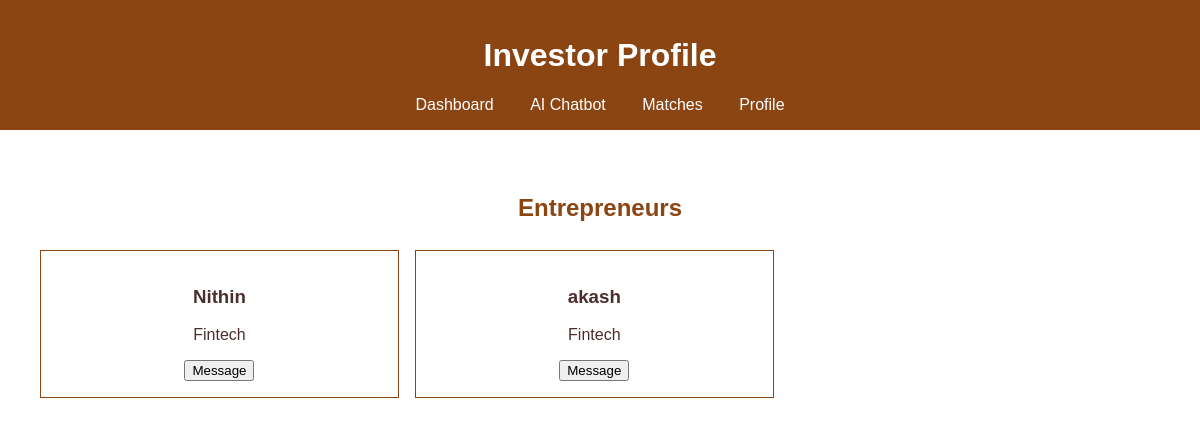
The app's page /investor_matches/ (signed in) with its own data.
### ideas/models.py (models this page shows, shortened)
class Idea(models.Model):
    TAG_CHOICES = [
        ('Technology', 'Technology'),
        ('Health', 'Health'),
        ('Finance', 'Finance'),
        ('Education', 'Education'),
        ('Environment', 'Environment'),
        ('Marketing', 'Marketing'),
        ('Startups', 'Startups'),
        ('Sustainability', 'Sustainability'),
        ('AI', 'AI'),
        ('Blockchain', 'Blockchain'),
        ('E-commerce', 'E-commerce'),
        ('Social Media', 'Social Media'),
        ('Cybersecurity', 'Cybersecurity'),
        ('Robotics', 'Robotics'),
        ('Fintech', 'Fintech'),
        ('Legal Tech', 'Legal Tech'),
        ('Gaming', 'Gaming'),
        ('Augmented Reality', 'Augmented Reality'),
        ('Virtual Reality', 'Virtual Reality'),
        ('Travel', 'Travel'),
        ('Real Estate', 'Real Estate'),
        ('Food & Beverage', 'Food & Beverage'),
        ('Telecommunications', 'Telecommunications'),
    ]
    name = models.CharField(max_length=200)
    title = models.CharField(max_length=200)
    description = models.TextField()
    tag = models.CharField(max_length=50, choices=TAG_CHOICES)
    email = models.ForeignKey(SignupDetail, on_delete=models.CASCADE, related_name='ideas',default="")

### ideas/views.py (the view)
# urls.py: path('investor_matches/', investor_matches, name='investor_matches'),
def investor_matches(request):
    email = request.session.get('investor_email')
    if email:
        try:
            investor = get_object_or_404(InvestorProfile, email=email)
            investor_tag = investor.tag
            matching_entrepreneurs = Idea.objects.filter(tag=investor_tag)
        except InvestorProfile.DoesNotExist:
            matching_entrepreneurs = []
        except Idea.DoesNotExist:
            matching_entrepreneurs = []
    return render(request, 'investor_matches.html', {'entrepreneurs': matching_entrepreneurs})

### ideas/models.py (called while the page is built)
    def __str__(self):
        return self.email

### ideas/templates/investor_matches.html (shortened to what this page needs)
{% extends 'base2.html' %}
{% block content %}
<body>
    <section>
        <h2>Entrepreneurs</h2>
        <div id="investorCards">
            {% for entrepreneur in entrepreneurs %}
            <div class="investor-card">
                <h3>{{ entrepreneur.name }}</h3>
                <p>{{ entrepreneur.tag }}</p>
                <button class="messageBtn" onclick="redirectToMessage('{{ entrepreneur.email }}')">Message</button>
            </div>
            {% endfor %}
        </div>
    </section>
</body>
{% endblock %}

### ideas/static/ideas/style.css (style rules this page uses)
body { font-family: Arial, sans-serif; background-color: #fff; color: #4b2e2e; margin: 0; padding: 0; }
#mentorList, #investorCards { display: flex; flex-wrap: wrap; }
#investorCards>div { background-color: #fff; border: 1px solid #8b4513; margin: 0.5rem; padding: 1rem; width: calc(33% - 1rem); box-sizing: border-box; }
h2 { text-align: center; margin-top: 2rem; color: #8b4513; }
p { text-align: center; margin-top: 1rem; }
.investor-card { background-color: #fff; border: 1px solid #8b4513; margin: 0.5rem; padding: 1rem; width: calc(33% - 1rem); box-sizing: border-box; text-align: center; }

### records on screen
Idea: name "Nithin", tag "Fintech"
Idea: name "akash", tag "Fintech"
